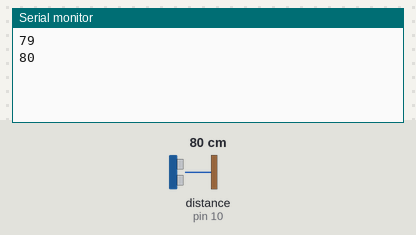
Simulated run of this sketch. Board: Arduino Uno, built with avr-gcc and run on an emulated ATmega328P. Parts: the last lines printed to the serial monitor. Wiring (inferred from the names in the program): ultrasonic range finder: trigger pin 9; echo pin 10. Inputs (shaded band) come from the test bench; at power-on: distance to the obstacle (sensor on pin 10) 80 cm. The echo pulse lasts 58.3 µs per cm.

Above: at 2.8 s.
2.9 s: distance to the obstacle (sensor on pin 10) set to 2 cm
At 3.4 s:
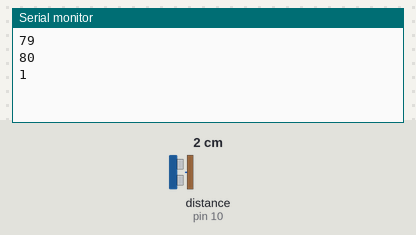
4.4 s: distance to the obstacle (sensor on pin 10) set to 4 cm
At 5.8 s:
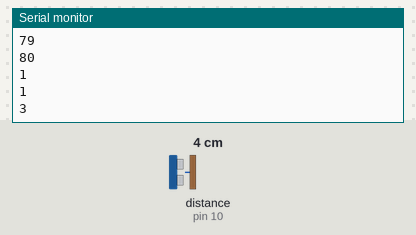
Timing chart, 0 to 7.4 s (numbered marks = the images above; inputs shaded):
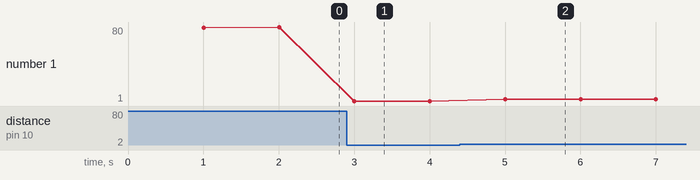

Measured:
- after the input at 2.9 s, the serial monitor: prints a new line after 0.10 s (image 1)
- after the input at 4.4 s, the serial monitor: prints a new line after 0.60 s (image 2)
- plotted number 1: 80 → 1 after the input at 2.9 s, 1 → 3 after the input at 4.4 s

The sketch:

arduino_data_mapper.ino
```cpp
// Define sensor pins
const int trigPin1 = 9;  // Trigger pin for ultrasonic sensor
const int echoPin1 = 10; // Echo pin for ultrasonic sensor

unsigned long previousMillis = 0;   // Store the last time data was sent
const long interval = 1000;          // Interval between data sends (in milliseconds)

void setup() {
  Serial.begin(115200);  // Match with ESP32 baud rate

  pinMode(trigPin1, OUTPUT);
  pinMode(echoPin1, INPUT);
}

void loop() {
  unsigned long currentMillis = millis();

  if (currentMillis - previousMillis >= interval) {
    previousMillis = currentMillis;

    // Measure distance from the single sensor
    long distance1 = getDistance(trigPin1, echoPin1);

    // Send only one distance value
    Serial.println(distance1);  // Directly print the distance value without formatting
  }
}

// Function to measure distance using ultrasonic sensor
long getDistance(int trigPin, int echoPin) {
  digitalWrite(trigPin, LOW);
  delayMicroseconds(2);

  digitalWrite(trigPin, HIGH);
  delayMicroseconds(10);
  digitalWrite(trigPin, LOW);

  long duration = pulseIn(echoPin, HIGH);
  long distance = (duration / 2) * 0.0344; // Convert time to distance (cm)

  return distance;
}
```
